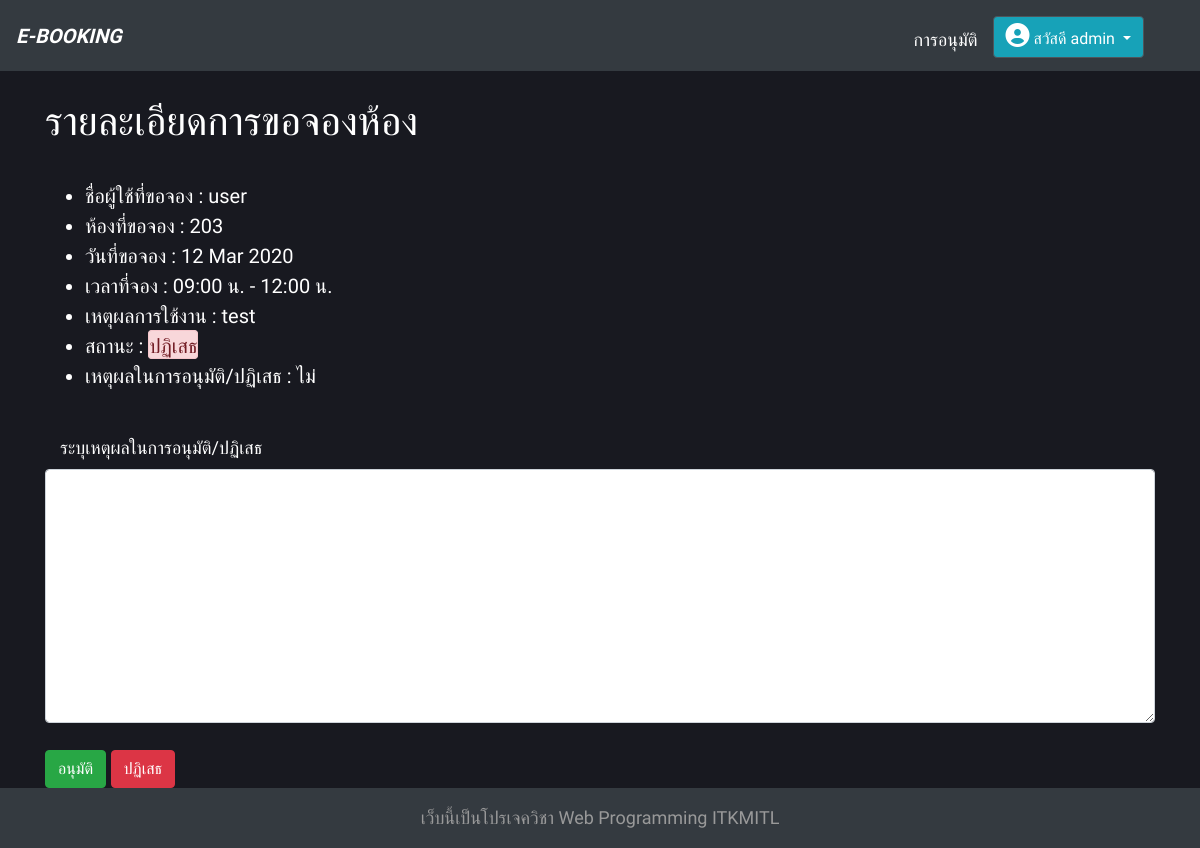
/accept_detail/7 (signed in), run on the app's committed database.
### room/models.py (models this page shows, shortened)
class Booking(models.Model):
    book_id = models.AutoField(primary_key=True)
    room = models.ForeignKey(Room, on_delete=models.CASCADE)
    date = models.DateField()
    start_time =  models.TimeField()
    end_time =  models.TimeField()
    description = models.TextField(null=True, blank=True)
    status = models.CharField(max_length=50)
    status_remark = models.TextField(null=True, blank=True)
    book_by = models.ForeignKey(User, on_delete=models.CASCADE)
    book_date = models.DateField()

class Room(models.Model):
    room_id = models.AutoField(primary_key=True)
    name = models.CharField(max_length=50)
    open_time = models.TimeField()
    close_time =  models.TimeField()
    capacity = models.IntegerField()

### room/views.py (the view, shortened to what this page needs)
# urls.py: path('accept_detail/<int:id>', views.accept_detail, name='accept_detail'),
@login_required
@permission_required('room.change_room')
def accept_detail(request, id):
    context = {}
    book = Booking.objects.get(book_id=id)
    user = User.objects.get(id=book.book_by_id)
    context['booking'] = book
    context['user_book'] = user
    return render(request, 'room/admin_accept_detail.html', context=context)

### room/templates/room/admin_accept_detail.html (shortened to what this page needs)
{% extends "base.html" %}
{% load static %}
{% block content %}
<h1>รายละเอียดการขอจองห้อง</h1><br>
<ul style="font-size: 20px;">
    <li>ชื่อผู้ใช้ที่ขอจอง : {{ user_book.username }}</li>
    <li>ห้องที่ขอจอง : {{booking.room.name}}</li>
    <li>วันที่ขอจอง : {{booking.date|date:'d M Y'}}</li>
    <li>เวลาที่จอง : {{booking.start_time|time:'H:i'}} น. - {{booking.end_time|time:'H:i'}} น.</li>
    <li>เหตุผลการใช้งาน : {{booking.description}}</li>
    {% if booking.status == 'อนุมัติ' %}
    <li>สถานะ : <span class="alert alert-success" style="height: 30px; padding: 0; padding-top: 3px;"
            role="alert">{{ booking.status }}</span></li>
    {% elif booking.status == 'ปฏิเสธ' %}
    <li>สถานะ : <span class="alert alert-danger" style="height: 30px; padding: 0; padding-top: 3px;"
            role="alert">{{ booking.status }}</span></li>
    {% else %}
    <li>สถานะ : <span class="alert alert-warning" style="height: 30px; padding: 0; padding-top: 3px; width: 12%"
            role="alert">{{ booking.status }}</span></li>
    {% endif %}
    <li>เหตุผลในการอนุมัติ/ปฏิเสธ : {{booking.status_remark}}</li>
</ul><br>
<form method="POST" action="{% url 'accept_detail' booking.book_id %}">
    <div class="form-group">
        <label for="end" class="col-sm-9">ระบุเหตุผลในการอนุมัติ/ปฏิเสธ</label>
        <textarea class="form-control" cols="50" rows="10" aria-label="With textarea" name="description"></textarea><br>
        <button type="submit" name="action" class="btn btn-success" value="accept">อนุมัติ</button>
        <button type="submit" name="action" class="btn btn-danger" value="decline">ปฏิเสธ</button>
    </div>
</form>
{% endblock  %}

### templates/base.html (shortened to what this page needs)
<!DOCTYPE html>
{% load static %}
<html lang="en">
<head>
    <link rel="stylesheet" href="{% static 'css/bootstrap.min.css' %}">
    <link href="https://unpkg.com/gijgo@1.9.13/css/gijgo.min.css" rel="stylesheet" type="text/css" />
</head>
<body>
    <nav class="navbar navbar-expand-lg navbar-dark bg-dark">
        {% if request.user.groups.all.0.name == 'User' %}
        <a class="navbar-brand" href="{% url 'index' %}" style="font-style: italic;"><b>E-BOOKING</b></a>
        {% elif request.user.groups.all.0.name == 'Admin' or request.user.is_superuser %}
        <a class="navbar-brand" href="{% url 'manage' %}" style="font-style: italic;"><b>E-BOOKING</b></a>
        {% else %}
        <a class="navbar-brand" href="{% url 'login' %}" style="font-style: italic;"><b>E-BOOKING</b></a>
        {% endif %}
        <div class="collapse navbar-collapse  justify-content-end" id="navbarToggleExternalContent">
            <ul class="navbar-nav pt-2">
                {% if user.is_authenticated %}
                {% if request.user.groups.all.0.name == 'User' %}
                <li class="nav-item dropdown" style="color:white; margin:10px 0px 10px 10px;"><a
                        href="{% url 'request' request.user.id %}"
                        style="color:white; margin-top:10px;">รายการคำร้อง</a></li>
                {% else %}
                <li class="nav-item dropdown" style="color:white; margin:10px 0px 10px 10px;"><a
                        href="{% url 'accept' %}" style="color:white; margin-top:10px;">การอนุมัติ</a></li>
                {% endif %}
                <li>
                    <div class="dropdown show" style="margin-right: 25px;">
                        <a class="btn btn-secondary dropdown-toggle bg-info" href="#" role="button" id="dropdownMenuLink"
                            data-toggle="dropdown" aria-haspopup="true" aria-expanded="false">
                            <i class='fas fa-user-circle' style='font-size:24px'></i> สวัสดี {{ user.username }}
                        </a>
                    </div>
                </li>
                {% endif %}
            </ul>
        </div>
    </nav>
    <br>
    <div class="container">
        {% block content %}
        {% endblock %}
    </div>
    <footer class="footer">
        <div class="container">
            <span class="text-muted">
                {% block footer %}
                <center><p style="color:#999 ;margin: 0px;">เว็บนี้เป็นโปรเจควิชา Web Programming ITKMITL</p> </center>
                {% endblock %}
            </span>
        </div>
    </footer>
</body>
</html>

### templates/base.html (style rules this page uses)
html { position: relative; min-height: 100%; }
body { margin-bottom: 60px; font-family: 'Mitr'; font-size: 18px; background: #181920; }
.footer { position: absolute; bottom: 0; width: 100%; height: 60px; line-height: 60px; background-color: rgb(52, 58, 64); }
li { padding-right: 15px; }
label, h1, li, h4, h2 { color: #fff; }

### data on the page
Booking: room.name "203", date "12 Mar 2020", start_time "09:00", end_time "12:00", description "test", status "ปฏิเสธ", status_remark "ไม่"

### other printed values
{{ user.username }} "admin"
{{ user_book.username }} "user"
